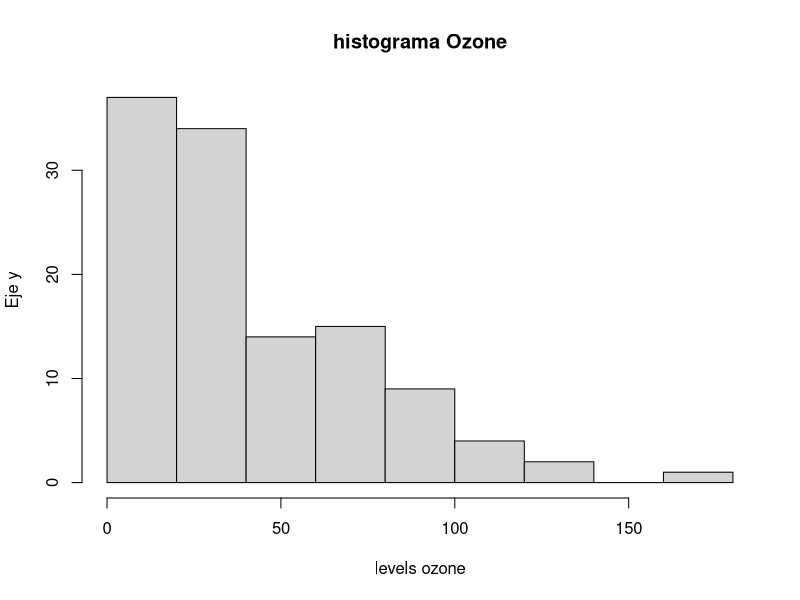
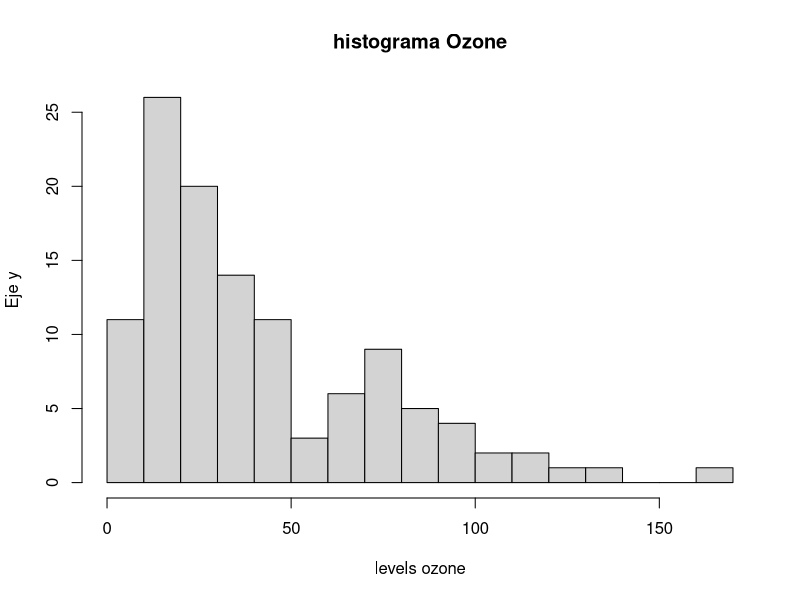
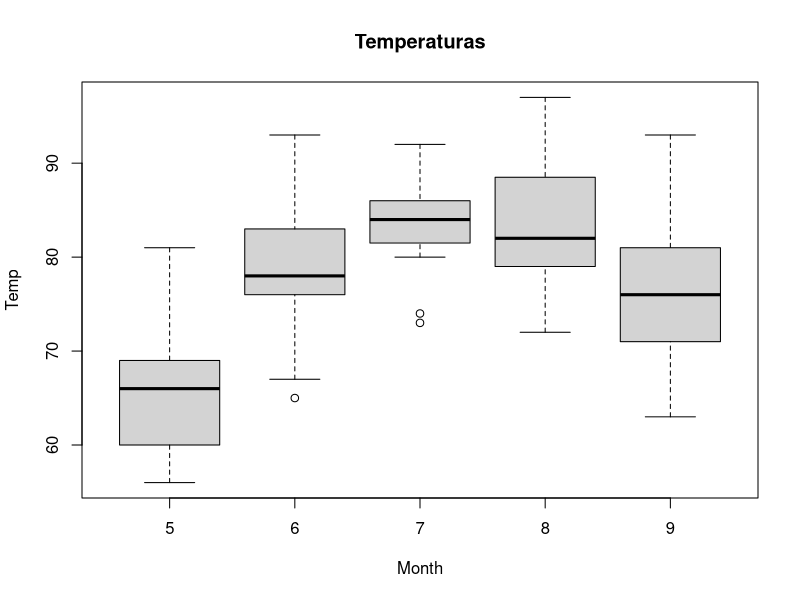
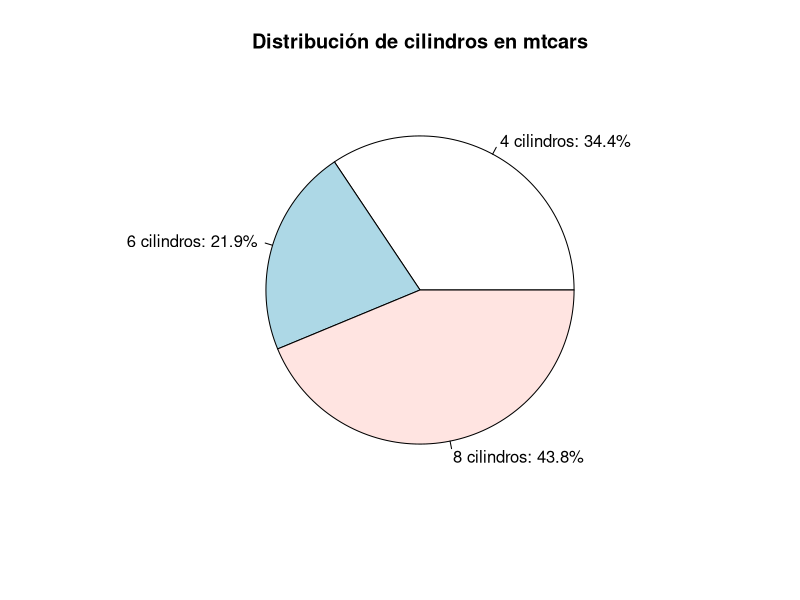
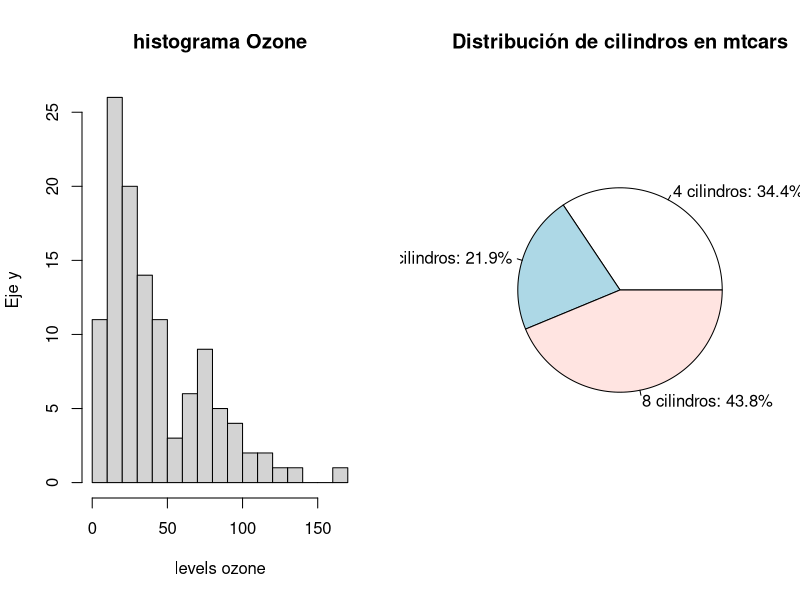

Write R code to recreate these figures, in order. (Note: this script raises an error after producing the figures.)
# ==============================================================================
# UNIVERSIDAD DE COSTA RICA  -  ESCUELA DE ESTADISTICA
# XS-0129  PROGRAMACION PARA ESTADISTICA I
# ------------------------------------------------------------------------------
# PRACTICA SEMANA 11: CONSTRUCCION DE GRAFICOS CON R
# MODALIDAD: TRABAJO COLABORATIVO EN GIT / GITHUB
# Valor: 1% adicional sobre nota de curso
# Fecha entrega máxima: martes 26/05/2026
# Entrega esperada: documento PDF con enlace a repositorio
# ==============================================================================
#
# Esta practica se realiza EN PAREJAS o EN GRUPOS DE TRES personas.
# El grupo entrega un UNICO archivo .R, pero administrado de forma colaborativa
# en un repositorio de GitHub. Cada integrante DEBE aportar al menos un ejercicio
# con sus propios commits, de modo que el historial demuestre la participacion
# individual de cada quien.
#
# ------------------------------------------------------------------------------
# DATOS DEL GRUPO
# ------------------------------------------------------------------------------
# Integrante A: ______________________  Carne: __________  GitHub: ____________
# Integrante B: ______________________  Carne: __________  GitHub: ____________
# Integrante C: ______________________  Carne: __________  GitHub: ____________
#               (deje en blanco si el grupo es de dos personas)
#
# ------------------------------------------------------------------------------
# OBJETIVOS DE APRENDIZAJE
# ------------------------------------------------------------------------------
#   1. Construir e interpretar graficos con el paquete base de R.
#   2. Aplicar la gramatica de graficos del paquete ggplot2 por capas.
#   3. Representar informacion geografica mediante mapas en R.
#   4. INVESTIGAR de forma autonoma otras librerias de visualizacion de R,
#      documentarlas y compararlas con las herramientas vistas en clase.
#   5. Utilizar Git y GitHub para versionar y desarrollar codigo de forma
#      COLABORATIVA (clonar, ramas, commits, pull requests y fusiones).
#
# ==============================================================================
# INSTRUCCIONES GENERALES
# ==============================================================================
#   - Trabajen DENTRO de este mismo archivo .R. Escriban su codigo debajo de
#     cada enunciado, en las lineas marcadas con ">>> ESCRIBA SU CODIGO AQUI".
#   - NO borren los enunciados (lineas que inician con #). Forman parte de la
#     entrega y permiten evaluar la practica.
#   - Cuando se pida COMENTAR o INTERPRETAR, escriban la respuesta como
#     comentario (#) justo debajo del codigo correspondiente.
#   - El archivo debe ejecutarse SIN ERRORES de principio a fin. Verifiquenlo
#     con source() o Ctrl+Shift+Enter (RStudio) antes de la entrega final.
#   - Cada ejercicio indica su INTEGRANTE RESPONSABLE entre corchetes, por
#     ejemplo  [Responsable: Integrante B]. Esa persona debe escribir el codigo
#     y subirlo con SUS PROPIOS commits (ver Parte 5).
#   - Esta practica vale 100 puntos. La distribucion aparece en cada parte.
#   - Todos los ejercicios deben estar completos y no debe haber commits 
#     luego de las 11:59 de hoy 26/05/2026
#
# ------------------------------------------------------------------------------
# REPARTO DE EJERCICIOS ENTRE INTEGRANTES
# ------------------------------------------------------------------------------
#   Integrante A : Ej 1.1, Ej 1.4, Ej 2.1, Ej 2.4, Ej 3.2  + redacta el README
#   Integrante B : Ej 1.2, Ej 1.5, Ej 2.2, Ej 2.5, Ej 3.3  + Ficha 4.2
#   Integrante C : Ej 1.3, Ej 1.6, Ej 2.3, Ej 3.1, Ej 4.4
#   TODO EL GRUPO: Parte 0, Ej 4.1 (eleccion de libreria) y Ej 4.3 (ejemplo).
#
#   * SI EL GRUPO ES DE DOS PERSONAS: no existe Integrante C. Repartan sus
#     ejercicios de forma equitativa entre A y B y ANOTEN aqui como quedaron:
#     Ej 1.3 -> ____   Ej 1.6 -> ____   Ej 2.3 -> ____   Ej 3.1 -> ____
#     Ej 4.4 -> ____
#
#   El reparto busca que cada persona practique graficos base, ggplot2 y mapas.
#   Esta permitido AYUDARSE entre integrantes, pero cada quien debe SUBIR con
#   sus propios commits los ejercicios de los que es responsable.
#
# ------------------------------------------------------------------------------
# CONJUNTOS DE DATOS
# ------------------------------------------------------------------------------
#   Se trabajara con datasets incluidos en la instalacion base de R, por lo que
#   NO se requiere descargar archivos. Exploren su documentacion con help():
#       help("airquality")   # calidad del aire (Nueva York, 1973)
#       help("mtcars")       # caracteristicas de 32 automoviles
#       help("iris")         # medidas de tres especies de flores
#       help("ToothGrowth")  # crecimiento dental en conejillos de indias
# ==============================================================================


# ==============================================================================
# PARTE 0 - PREPARACION DEL ENTORNO  (5 puntos)   [Responsable: TODO EL GRUPO]
# ==============================================================================
#
# 0.1  Limpien el entorno de trabajo y carguen los datos que utilizaran.
#      Verifiquen la estructura y un resumen de cada conjunto de datos.

rm(list = ls())          # limpia el entorno
data("airquality")
data("mtcars")
data("iris")
data("ToothGrowth")

# >>> ESCRIBA SU CODIGO AQUI: use str() y summary() sobre airquality y mtcars.

str(airquality)
summary(airquality)
str(mtcars)
summary(mtcars)


# 0.2  En un comentario, indiquen cuantas observaciones y cuantas variables
#      tiene 'airquality' y mencionen si contiene valores faltantes (NA).
#
# Respuesta 0.2: _______________________________________________________________

# airquality tiene 153 observaciones y si contiene valores NA

# ==============================================================================
# PARTE 1 - GRAFICOS BASE DE R  (25 puntos)
# ==============================================================================
# Recuerden los argumentos comunes de las funciones graficas base:
#   main  = titulo        xlab / ylab = etiquetas de ejes
#   col   = color         xlim / ylim = limites de los ejes
#   pch   = tipo de punto border = color del borde
# ------------------------------------------------------------------------------

# ------------------------------------------------------------------------------
# Ejercicio 1.1  GRAFICO DE BARRAS  (4 pts)        [Responsable: Integrante A]
# ------------------------------------------------------------------------------
# Construya un grafico de barras VERTICAL de la variable airquality$Wind.
# Asignele un titulo, una etiqueta de eje y un color de su eleccion.

# >>> ESCRIBA SU CODIGO AQUI:



# ------------------------------------------------------------------------------
# Ejercicio 1.2  HISTOGRAMA  (4 pts)               [Responsable: Integrante B]
# ------------------------------------------------------------------------------
# Construya un histograma de airquality$Ozone. Modifique el argumento 'breaks'
# para obtener al menos dos versiones (por ejemplo breaks = 5 y breaks = 15).
# COMENTE como cambia la interpretacion al variar el numero de clases.

# >>> ESCRIBA SU CODIGO AQUI:

hist(airquality$Ozone,
     breaks = 6,
     main = "histograma Ozone",
     xlab = "levels ozone",
     ylab = "Eje y")

hist(airquality$Ozone,
     breaks =16,
     main = "histograma Ozone",
     xlab = "levels ozone",
     ylab = "Eje y")


# Comentario 1.2: ______________________________________________________________

# Al agregar diferentes valores de break lo uqe cambia son la cantidad de barras creadas en el histograma



# ------------------------------------------------------------------------------
# Ejercicio 1.3  DIAGRAMA DE CAJAS  (4 pts)        [Responsable: Integrante C]
# ------------------------------------------------------------------------------
# Construya un diagrama de cajas de airquality$Temp SEGUN el mes (Temp ~ Month).
# Pista: use la formula  boxplot(Temp ~ Month, data = airquality, ...).
# Interprete: en que mes se observa la mayor temperatura mediana.

# >>> ESCRIBA SU CODIGO AQUI:


boxplot(Temp ~ Month, data = airquality,
        main = "Temperaturas")

# Comentario 1.3: ______________________________________________________________

# En el mes 9 septiembre se registra la mayor temperatura  

# ------------------------------------------------------------------------------
# Ejercicio 1.4  DIAGRAMA DE DISPERSION  (4 pts)   [Responsable: Integrante A]
# ------------------------------------------------------------------------------
# Construya un grafico de dispersion entre airquality$Temp (eje X) y
# airquality$Ozone (eje Y). Use pch = 19 y describa la relacion observada.

# >>> ESCRIBA SU CODIGO AQUI:



# Comentario 1.4: ______________________________________________________________



# ------------------------------------------------------------------------------
# Ejercicio 1.5  GRAFICO DE PIE  (4 pts)           [Responsable: Integrante B]
# ------------------------------------------------------------------------------
# A partir de mtcars, cuente cuantos automoviles tienen 4, 6 y 8 cilindros
# (variable 'cyl') y represente esa distribucion en un grafico de pie.
# Agregue al grafico el PORCENTAJE correspondiente a cada categoria.
# Pista: table(mtcars$cyl) y construya las etiquetas con paste0() y round().

# >>> ESCRIBA SU CODIGO AQUI:

conteo_cyl <- table(mtcars$cyl)


porcentajes <- prop.table(conteo_cyl) * 100


etiquetas <- paste0(
  names(conteo_cyl),
  " cilindros: ",
  round(porcentajes, 1),
  "%"
)

# Gráfico de pie
pie(
  conteo_cyl,
  labels = etiquetas,
  main = "Distribución de cilindros en mtcars"
)
# ------------------------------------------------------------------------------
# Ejercicio 1.6  MULTIPLES GRAFICOS Y EXPORTACION  (5 pts)  [Resp.: Integrante B]
# ------------------------------------------------------------------------------
# a) Use par(mfrow = c(1, 2)) para colocar DOS graficos base de su eleccion
#    lado a lado. Restablezca el panel con par(mfrow = c(1, 1)) al terminar.
# b) Exporte uno de sus graficos a un archivo PNG usando png() ... dev.off().
#    IMPORTANTE: agregue ese .png al .gitignore (vea la Parte 5) para NO
#    versionar imagenes generadas automaticamente.

# >>> ESCRIBA SU CODIGO AQUI:

par(mfrow = c(1, 2))

hist(airquality$Ozone,
     breaks =16,
     main = "histograma Ozone",
     xlab = "levels ozone",
     ylab = "Eje y")

pie(
  conteo_cyl,
  labels = etiquetas,
  main = "Distribución de cilindros en mtcars"
)

par(mfrow = c(1, 1))


# guardar a png

png("grafico_mpg.png", width = 800, height = 600)

pie(
  conteo_cyl,
  labels = etiquetas,
  main = "Distribución de cilindros en mtcars"
)

dev.off()



# ==============================================================================
# PARTE 2 - GRAFICOS CON ggplot2  (20 puntos)
# ==============================================================================
# Recuerden la estructura por CAPAS de la gramatica de graficos:
#   ggplot(datos, aes(...)) +   # datos + mapeo estetico
#       geom_*()            +   # geometria (puntos, barras, lineas...)
#       scale_*()           +   # escalas (colores, ejes)
#       facet_*()           +   # paneles por subconjuntos
#       labs()              +   # titulos y etiquetas
#       theme_*()               # apariencia general
# ------------------------------------------------------------------------------

# 2.0  Instalen (si es necesario) y carguen el paquete.
# install.packages("ggplot2")   # descomente solo si aun no lo tiene instalado
library(ggplot2)

# ------------------------------------------------------------------------------
# Ejercicio 2.1  PRIMER GRAFICO ggplot2  (4 pts)   [Responsable: Integrante A]
# ------------------------------------------------------------------------------
# Reproduzca el diagrama de dispersion del Ejercicio 1.4 (Temp vs Ozone) pero
# ahora con ggplot2 y geom_point().

# >>> ESCRIBA SU CODIGO AQUI:



# ------------------------------------------------------------------------------
# Ejercicio 2.2  MAPEO ESTETICO  (4 pts)           [Responsable: Integrante B]
# ------------------------------------------------------------------------------
# Al grafico anterior, agregue dentro de aes() el COLOR del punto segun el mes.
# Pista: como 'Month' es numerica, conviertala con factor(Month).
# COMENTE que aporta esta tercera variable a la lectura del grafico.

# >>> ESCRIBA SU CODIGO AQUI:



# Comentario 2.2: ______________________________________________________________



# ------------------------------------------------------------------------------
# Ejercicio 2.3  GEOMETRIAS ADICIONALES Y FACETAS  (4 pts)  [Resp.: Integrante C]
# ------------------------------------------------------------------------------
# Sobre el grafico del 2.2, agregue:
#   - una capa geom_smooth(method = "lm") para mostrar la tendencia lineal;
#   - un facet_wrap(~ Month) para separar un panel por mes.

# >>> ESCRIBA SU CODIGO AQUI:



# ------------------------------------------------------------------------------
# Ejercicio 2.4  GRAFICO DE BARRAS CON ggplot2  (4 pts)  [Resp.: Integrante A]
# ------------------------------------------------------------------------------
# Con el dataset 'iris', construya un grafico de barras que muestre el promedio
# de Sepal.Length por especie (Species). Use stat = "summary", fun = "mean".

# >>> ESCRIBA SU CODIGO AQUI:



# ------------------------------------------------------------------------------
# Ejercicio 2.5  PERSONALIZACION COMPLETA  (4 pts) [Responsable: Integrante B]
# ------------------------------------------------------------------------------
# Tome cualquiera de los graficos anteriores y combine TODAS las capas:
# labs() con titulo, subtitulo, etiquetas de ejes y fuente; un scale_*() para
# personalizar colores; y un theme_*() distinto al predeterminado.

# >>> ESCRIBA SU CODIGO AQUI:



# ==============================================================================
# PARTE 3 - GRAFICOS CON MAPAS  (15 puntos)
# ==============================================================================
# 3.0  Instalen (si es necesario) y carguen el paquete 'maps'.
# install.packages("maps", dep = TRUE)   # descomente si aun no lo tiene
library(maps)

# ------------------------------------------------------------------------------
# Ejercicio 3.1  MAPA BASE  (5 pts)                [Responsable: Integrante C]
# ------------------------------------------------------------------------------
# Dibuje el mapa del mundo con map(database = "world").
# Luego dibuje UNICAMENTE el mapa de un pais a su eleccion.
# Pista: map("world", regions = "Costa Rica", fill = TRUE, col = "lightgreen").

# >>> ESCRIBA SU CODIGO AQUI:



# ------------------------------------------------------------------------------
# Ejercicio 3.2  MAPA POLIGONAL CON ggplot2  (5 pts)  [Resp.: Integrante A]
# ------------------------------------------------------------------------------
# Use map_data() para obtener el contorno de un pais o region y dibujelo con
# ggplot2 + geom_polygon(). Aplique coord_quickmap() para corregir la escala.
# Pista:
#   region <- map_data("world", region = "Costa Rica")
#   ggplot(region, aes(long, lat, group = group)) +
#       geom_polygon(...) + coord_quickmap()

# >>> ESCRIBA SU CODIGO AQUI:



# ------------------------------------------------------------------------------
# Ejercicio 3.3  AGREGAR PUNTOS AL MAPA  (5 pts)   [Responsable: Integrante B]
# ------------------------------------------------------------------------------
# Sobre el mapa anterior, agregue uno o varios puntos con coordenadas conocidas
# (por ejemplo, la ciudad donde vive cada integrante del grupo). Use geom_point()
# y, opcionalmente, geom_text() o annotate() para etiquetar el punto.
# Pista: San Jose, Costa Rica  ->  long = -84.09, lat = 9.93

# >>> ESCRIBA SU CODIGO AQUI:



# ==============================================================================
# PARTE 4 - INVESTIGACION: OTRAS LIBRERIAS DE GRAFICOS EN R  (20 puntos)
# ==============================================================================
#
# El ecosistema de R ofrece MUCHAS librerias de visualizacion mas alla del
# paquete base, ggplot2 y maps. En esta parte el grupo debera INVESTIGAR de
# forma autonoma y aplicar una de ellas.
#
# ------------------------------------------------------------------------------
# 4.1  SELECCION DE LA LIBRERIA  (2 pts)           [Responsable: TODO EL GRUPO]
# ------------------------------------------------------------------------------
# Elijan UNA libreria de la siguiente lista (o propongan otra y consultenla con
# la persona docente). Anoten su eleccion en el comentario indicado.
#
#   GRAFICOS INTERACTIVOS
#     - plotly        : convierte graficos en interactivos (zoom, hover).
#     - highcharter   : graficos interactivos basados en Highcharts.
#     - dygraphs      : series de tiempo interactivas.
#
#   EXTENSIONES DE ggplot2
#     - ggridges      : graficos de densidad superpuestos ("joyplots").
#     - gganimate     : animaciones a partir de graficos ggplot2.
#     - patchwork     : combina varios graficos ggplot2 en un mismo panel.
#     - ggpubr        : graficos con apariencia "lista para publicar".
#     - ggthemes      : temas y paletas adicionales para ggplot2.
#
#   MAPAS INTERACTIVOS
#     - leaflet       : mapas interactivos con marcadores y capas.
#     - tmap          : mapas tematicos (modo estatico e interactivo).
#
#   GRAFICOS ESPECIALIZADOS
#     - corrplot      : visualizacion de matrices de correlacion.
#     - treemap       : mapas de arbol (treemaps) jerarquicos.
#     - GGally        : matrices de graficos y graficos de pares.
#     - wordcloud     : nubes de palabras.
#     - lattice       : sistema de graficos alternativo (graficos en celosia).
#
# Libreria elegida: ____________________________________________________________
# Justifiquen en una o dos lineas por que la eligieron:
#   ___________________________________________________________________________
#
# ------------------------------------------------------------------------------
# 4.2  FICHA DE DOCUMENTACION  (6 pts)             [Responsable: Integrante B]
# ------------------------------------------------------------------------------
# Investiguen en la documentacion oficial (CRAN, viñetas, sitio del paquete) y
# COMPLETEN la siguiente ficha como comentarios. Indiquen las fuentes.
#
#   a) Nombre del paquete y autor(es) principales:
#      _________________________________________________________________________
#   b) Para que tipo de visualizaciones se utiliza:
#      _________________________________________________________________________
#   c) Funcion(es) principal(es) del paquete y que hace cada una:
#      _________________________________________________________________________
#   d) Una ventaja y una limitacion frente al paquete base o ggplot2:
#      Ventaja:    ______________________________________________________________
#      Limitacion: ______________________________________________________________
#   e) Fuentes consultadas (al menos dos, con su enlace):
#      1) _______________________________________________________________________
#      2) _______________________________________________________________________
#
# ------------------------------------------------------------------------------
# 4.3  EJEMPLO APLICADO  (8 pts)                   [Responsable: TODO EL GRUPO]
# ------------------------------------------------------------------------------
# Instalen y carguen la libreria elegida. Luego construyan UN grafico funcional
# con alguno de los datasets de esta practica (airquality, mtcars, iris o
# ToothGrowth). El grafico debe tener titulo y etiquetas de ejes claras.
# Documenten cada paso con comentarios.
#
# SUGERENCIA DE COLABORACION: este ejercicio es del grupo completo. Trabajenlo
# en una rama compartida (por ejemplo 'feature/parte4') y resuelvan en conjunto
# cualquier conflicto de fusion que aparezca.

# install.packages("__________")   # escriba aqui el nombre de su libreria
# library(__________)

# >>> ESCRIBA SU CODIGO AQUI:



# ------------------------------------------------------------------------------
# 4.4  COMPARACION Y REFLEXION  (4 pts)            [Responsable: Integrante C]
# ------------------------------------------------------------------------------
# Reproduzca un grafico EQUIVALENTE o lo mas parecido posible al del punto 4.3
# usando el paquete base o ggplot2. Luego responda en comentarios:
#
#   a) Que diferencias noto en la cantidad y claridad del codigo:
#      _________________________________________________________________________
#   b) En que situacion recomendaria usar la libreria investigada y en cual
#      preferiria el paquete base o ggplot2:
#      _________________________________________________________________________

# >>> ESCRIBA AQUI EL GRAFICO EQUIVALENTE CON BASE O ggplot2:



# ==============================================================================
# PARTE 5 - TRABAJO COLABORATIVO CON GIT Y GITHUB  (15 puntos)
# ==============================================================================
#
# Esta parte NO se "programa" en R: se EVIDENCIA en el repositorio de GitHub del
# grupo. Sigan el flujo de trabajo descrito abajo. Todos los comandos de Git se
# escriben en la TERMINAL del sistema (no en la consola de R), o pueden usar el
# panel Git de RStudio / GitHub Desktop si lo prefieren.
#
# ------------------------------------------------------------------------------
# 5.1  CREACION Y CONFIGURACION DEL REPOSITORIO  (4 pts)
# ------------------------------------------------------------------------------
# a) UNA sola persona del grupo crea en GitHub un repositorio llamado:
#       XS0129-P11-Apellido1-Apellido2
#    Configurelo como público e inicialicelo con un archivo README.md.
#
# b) Esa persona agrega como COLABORADORES (Settings > Collaborators) a:
#       - cada integrante del grupo (con su usuario de GitHub), y
#       - el usuario de la persona docente:  __________________ (a indicar).
#
# c) Cada integrante CLONA el repositorio en su computadora:
#       git clone https://github.com/usuario/XS0129-P11-Apellido1-Apellido2.git
#
# d) Coloquen este archivo .R dentro del repositorio y configuren su identidad
#    (la primera vez en cada computadora):
#       git config --global user.name  "Nombre Apellido"
#       git config --global user.email "correo@ucr.ac.cr"
#
# ------------------------------------------------------------------------------
# 5.2  ARCHIVOS DEL REPOSITORIO  (3 pts)
# ------------------------------------------------------------------------------
# El repositorio debe contener al menos:
#   - Practica_Semana_11_-_Graficos_en_R.R   (este archivo)
#   - README.md   : redactado por el Integrante A. Debe incluir el nombre del
#                   curso, los integrantes del grupo y una breve descripcion.
#   - .gitignore  : debe ignorar archivos generados (por ejemplo *.png del
#                   Ejercicio 1.6, la carpeta .Rproj.user/ y el archivo .Rhistory).
#
#   Contenido sugerido para .gitignore:
#       .Rhistory
#       .RData
#       .Rproj.user/
#       *.png
#
# ------------------------------------------------------------------------------
# 5.3  FLUJO DE TRABAJO POR RAMAS Y COMMITS  (5 pts)
# ------------------------------------------------------------------------------
# Cada integrante trabaja sus ejercicios asignados en SU PROPIA RAMA y luego
# los integra mediante un Pull Request. Pasos para cada integrante:
#
#   1) Actualizar la rama principal y crear la rama personal:
#        git checkout main
#        git pull origin main
#        git checkout -b parte-integranteA      # use su letra: A, B o C
#
#   2) Escribir el codigo de SUS ejercicios en este archivo y guardarlo.
#
#   3) Registrar el avance con commits. Haga UN COMMIT POR EJERCICIO, usando
#      mensajes claros que incluyan el numero del ejercicio. Ejemplos:
#        git add Practica_Semana_11_-_Graficos_en_R.R
#        git commit -m "Ej 1.1: grafico de barras vertical de Wind"
#        git commit -m "Ej 2.1: dispersion Temp vs Ozone con ggplot2"
#
#   4) Subir la rama al repositorio remoto:
#        git push origin parte-integranteA
#
#   5) En GitHub, abrir un PULL REQUEST de su rama hacia 'main'. Otro
#      integrante debe REVISARLO y aprobarlo antes de fusionarlo (merge).
#
# REQUISITO MINIMO VERIFICABLE: en el historial (git log o la pestaña Insights
# de GitHub) debe constar que CADA integrante realizo, como minimo, UN commit
# por cada ejercicio del que es responsable, con su propia cuenta de GitHub.
#
# ------------------------------------------------------------------------------
# 5.4  RESOLUCION DE CONFLICTOS Y BITACORA  (3 pts)
# ------------------------------------------------------------------------------
# Como todos editan el mismo archivo, es probable que aparezca al menos un
# CONFLICTO DE FUSION al hacer merge. Resuelvanlo en conjunto y, una vez
# terminada la practica, completen abajo una breve bitacora del trabajo.
#
#   BITACORA DEL GRUPO (responder como comentarios):
#   a) Cuantas ramas y cuantos pull requests crearon en total:
#      _________________________________________________________________________
#   b) Describan brevemente un conflicto de fusion que enfrentaron y como lo
#      resolvieron (o expliquen como lo evitaron):
#      _________________________________________________________________________
#   c) Que aprendio el grupo sobre el trabajo colaborativo con Git:
#      _________________________________________________________________________
#
# ==============================================================================
# RUBRICA DE EVALUACION (resumen)
# ==============================================================================
#   Parte 0  - Preparacion del entorno ............................   5 pts
#   Parte 1  - Graficos base de R .................................  25 pts
#   Parte 2  - Graficos con ggplot2 ...............................  20 pts
#   Parte 3  - Graficos con mapas .................................  15 pts
#   Parte 4  - Investigacion de otras librerias ...................  20 pts
#   Parte 5  - Trabajo colaborativo con Git y GitHub ..............  15 pts
#                                                            TOTAL = 100 pts
#
#   CONSIDERACIONES SOBRE LA NOTA DE GRUPO:
#   - Se descuentan hasta 5 puntos si el archivo NO se ejecuta completo sin
#     errores o si se eliminan los enunciados originales.
#   - El historial de commits es individual: si un integrante NO presenta
#     commits propios de sus ejercicios asignados, esos puntos NO se le
#     acreditan, aunque el ejercicio aparezca resuelto en el archivo final.
#   - La entrega consiste en compartir la URL del repositorio (con la persona
#     docente ya agregada como colaboradora). NO se reciben archivos por correo.
#
# ==============================================================================
# FIN DE LA PRACTICA - SEMANA 11
# ==============================================================================



barplot()
